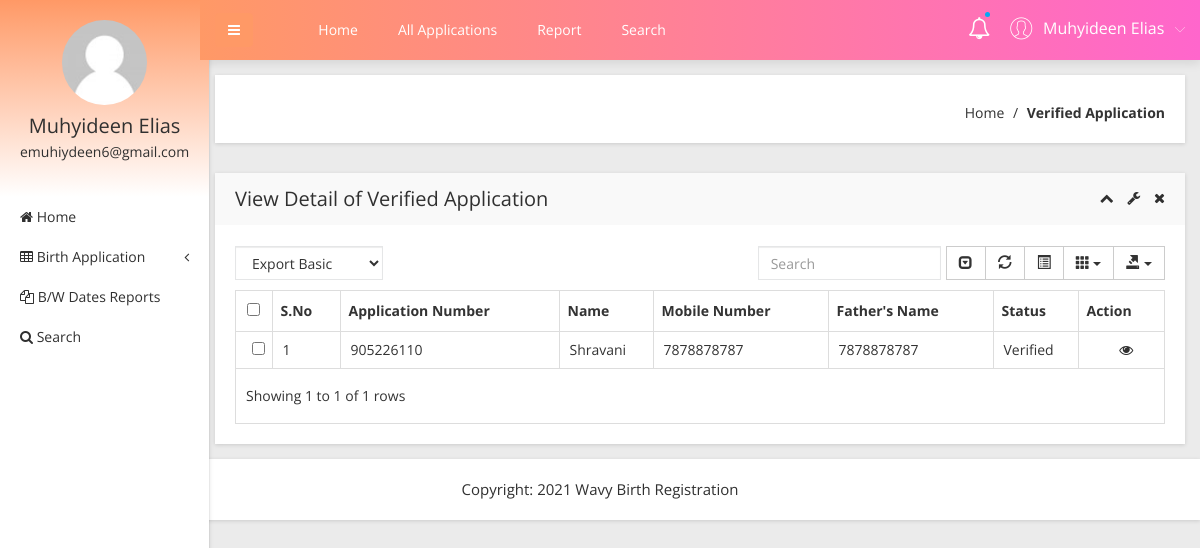
The app's page /admin/verified-birth-application.php (signed in) with its own data.
### tables this page shows
CREATE TABLE `tblapplication` (
  `ID` int(10) NOT NULL,
  `UserID` int(5) NOT NULL,
  `ApplicationID` varchar(200) DEFAULT NULL,
  `DateofBirth` varchar(200) DEFAULT NULL,
  `Gender` varchar(50) DEFAULT NULL,
  `FullName` varchar(200) DEFAULT NULL,
  `PlaceofBirth` varchar(200) DEFAULT NULL,
  `NameofFather` varchar(200) DEFAULT NULL,
  `PermanentAdd` mediumtext DEFAULT NULL,
  `PostalAdd` mediumtext DEFAULT NULL,
  `MobileNumber` bigint(10) DEFAULT NULL,
  `Email` varchar(200) DEFAULT NULL,
  `Dateofapply` timestamp NULL DEFAULT current_timestamp(),
  `Remark` varchar(200) DEFAULT NULL,
  `Status` varchar(50) DEFAULT NULL,
  `UpdationDate` timestamp NULL DEFAULT NULL ON UPDATE current_timestamp()
);

### admin/verified-birth-application.php (the view, shortened to what this page needs)
<?php
include('includes/dbconnection.php');
if (strlen($_SESSION['obcsaid']==0)) {
  header('location:logout.php');
  } else{
  ?>
<!doctype html>
<html class="no-js" lang="en">
<head>
    <link rel="stylesheet" href="css/bootstrap.min.css">
    <link rel="stylesheet" href="css/font-awesome.min.css">
    <link rel="stylesheet" href="css/adminpro-custon-icon.css">
    <link rel="stylesheet" href="css/meanmenu.min.css">
    <link rel="stylesheet" href="css/jquery.mCustomScrollbar.min.css">
    <link rel="stylesheet" href="css/animate.css">
    <link rel="stylesheet" href="css/data-table/bootstrap-table.css">
    <link rel="stylesheet" href="css/data-table/bootstrap-editable.css">
    <link rel="stylesheet" href="css/normalize.css">
    <link rel="stylesheet" href="css/c3.min.css">
    <link rel="stylesheet" href="style.css">
    <link rel="stylesheet" href="css/responsive.css">
</head>
<body class="materialdesign">
    <div class="wrapper-pro">
      <?php include_once('includes/sidebar.php');?>
        <?php include_once('includes/header.php');?>
            <div class="breadcome-area mg-b-30 small-dn">
                <div class="container-fluid">
                    <div class="row">
                        <div class="col-lg-12">
                            <div class="breadcome-list shadow-reset">
                                <div class="row">
                                    <div class="col-lg-12">
                                        <ul class="breadcome-menu">
                                            <li><a href="dashboard.php">Home</a> <span class="bread-slash">/</span>
                                            </li>
                                            <li><span class="bread-blod">Verified Application</span>
                                            </li>
                                        </ul>
                                    </div>
                                </div>
                            </div>
                        </div>
                    </div>
                </div>
            </div>
            <div class="data-table-area mg-b-15">
                <div class="container-fluid">
                    <div class="row">
                        <div class="col-lg-12">
                            <div class="sparkline13-list shadow-reset">
                                <div class="sparkline13-hd">
                                    <div class="main-sparkline13-hd">
                                        <h1>View <span class="table-project-n">Detail of</span> Verified Application</h1>
                                        <div class="sparkline13-outline-icon">
                                            <span class="sparkline13-collapse-link"><i class="fa fa-chevron-up"></i></span>
                                            <span><i class="fa fa-wrench"></i></span>
                                            <span class="sparkline13-collapse-close"><i class="fa fa-times"></i></span>
                                        </div>
                                    </div>
                                </div>
                                <div class="sparkline13-graph">
                                    <div class="datatable-dashv1-list custom-datatable-overright">
                                        <div id="toolbar">
                                            <select class="form-control">
                                                <option value="">Export Basic</option>
                                            </select>
                                        </div>
                                        <table id="table" data-toggle="table" data-pagination="true" data-search="true" data-show-columns="true" data-show-pagination-switch="true" data-show-refresh="true" data-key-events="true" data-show-toggle="true" data-resizable="true" data-cookie="true" data-cookie-id-table="saveId" data-show-export="true" data-click-to-select="true" data-toolbar="#toolbar">
                                            <thead>
                                                <tr>
                                                    <th>S.No</th>
                                                    <th>Application Number</th>
                                                    <th>Name</th>
                                                    <th >Mobile Number</th>
                                                    <th>Father's Name</th>
                                                    <th>Status</th>
                                                    <th data-field="action">Action</th>
                                                </tr>
                                            </thead>
                                            <tbody>
                                              <?php
$sql="SELECT * from tblapplication where Status='Verified'";
$query = $dbh -> prepare($sql);
$query->execute();
$results=$query->fetchAll(PDO::FETCH_OBJ);
$cnt=1;
if($query->rowCount() > 0)
{
foreach($results as $row)
{               ?>
                                                <tr>
                                                    <td><?php echo htmlentities($cnt);?></td>
                                                    <td><?php  echo htmlentities($row->ApplicationID);?></td>
                                                    <td><?php  echo htmlentities($row->FullName);?></td>
                                                   <td><?php  echo htmlentities($row->MobileNumber);?></td>
                                                    <td><?php  echo htmlentities($row->MobileNumber);?></td>
                                                  <?php if($row->Status==""){ ?>
                     <td><?php echo "Still Pending"; ?></td>
<?php } else { ?>                  <td><?php  echo htmlentities($row->Status);?>
                  </td>
                  <?php } ?>
                                                    <td class="datatable-ct"><a href="view-application-detail.php?viewid=<?php echo htmlentities ($row->ID);?>"><i class="fa fa-eye" aria-hidden="true"></i></a>
                                                    </td>
                                                </tr>
                                             <?php $cnt=$cnt+1;}} ?>
                                            </tbody>
                                        </table>
                                    </div>
                                </div>
                            </div>
                        </div>
                    </div>
                </div>
            </div>
        </div>
    </div>
  <?php include_once('includes/footer.php');?>
</body>
</html><?php }  ?>

### admin/includes/sidebar.php (shortened to what this page needs)
     <?php
include('includes/dbconnection.php');
if (strlen($_SESSION['obcsaid']==0)) {
  header('location:logout.php');
  } else{
  ?>
  <div class="left-sidebar-pro">
            <nav id="sidebar">
                <div class="sidebar-header">
                    <a href="#"><img src="img/message/avatar.jpg" alt="" />
                    </a>
                    <?php
$aid=$_SESSION['obcsaid'];
$sql="SELECT AdminName,Email from  tbladmin where ID=:aid";
$query = $dbh -> prepare($sql);
$query->bindParam(':aid',$aid,PDO::PARAM_STR);
$query->execute();
$results=$query->fetchAll(PDO::FETCH_OBJ);
$cnt=1;
if($query->rowCount() > 0)
{
foreach($results as $row)
{               ?>
                    <h3> <?php  echo $row->AdminName;?></h3>
                    <p> <?php  echo $row->Email;?></p>
                  <?php $cnt=$cnt+1;}} ?>
                </div>
                <div class="left-custom-menu-adp-wrap">
                    <ul class="nav navbar-nav left-sidebar-menu-pro">
                        <li class="nav-item">
                            <a href="dashboard.php" role="button" aria-expanded="false"><i class="fa big-icon fa-home"></i> <span class="mini-dn">Home</span> </a>
                        </li>
                        <li class="nav-item"><a href="#" data-toggle="dropdown" role="button" aria-expanded="false" class="nav-link dropdown-toggle"><i class="fa big-icon fa-table"></i> <span class="mini-dn">Birth Application</span> <span class="indicator-right-menu mini-dn"><i class="fa indicator-mn fa-angle-left"></i></span></a>
                        </li>
                        <li class="nav-item">
                            <a href="between-dates-report.php" role="button" aria-expanded="false"><i class="fa big-icon fa-files-o"></i> <span class="mini-dn">B/W Dates Reports</span> </a>
                        </li>
                        <li class="nav-item">
                            <a href="search.php" role="button" aria-expanded="false"><i class="fa fa-search"></i> <span class="mini-dn">Search</span> </a>
                        </li>
                    </ul>
                </div>
            </nav>
        </div>
        <?php }  ?>

### admin/includes/header.php (shortened to what this page needs)
      <?php
include('includes/dbconnection.php');
if (strlen($_SESSION['obcsaid']==0)) {
  header('location:logout.php');
  } else{
  ?>
 <div class="content-inner-all">
            <div class="header-top-area">
                <div class="fixed-header-top">
                    <div class="container-fluid">
                        <div class="row">
                            <div class="col-lg-1 col-md-6 col-sm-6 col-xs-12">
                                <button type="button" id="sidebarCollapse" class="btn bar-button-pro header-drl-controller-btn btn-info navbar-btn">
                                    <i class="fa fa-bars"></i>
                                </button>
                            </div>
                            <div class="col-lg-6 col-md-1 col-sm-1 col-xs-12">
                                <div class="header-top-menu tabl-d-n">
                                    <ul class="nav navbar-nav mai-top-nav">
                                        <li class="nav-item"><a href="dashboard.php" class="nav-link">Home</a>
                                        </li>
                                        <li class="nav-item"><a href="all-birth-application.php" class="nav-link">All Applications</a>
                                        </li>
                                        <li class="nav-item"><a href="between-dates-report.php" class="nav-link">Report</a>
                                        </li>
                                        <li class="nav-item"><a href="search.php" class="nav-link">Search</a>
                                        </li>
                                    </ul>
                                </div>
                            </div>
                            <div class="col-lg-5 col-md-5 col-sm-6 col-xs-12">
                                <div class="header-right-info">
                                    <ul class="nav navbar-nav mai-top-nav header-right-menu">
                                        <li class="nav-item"><a href="new-birth-application.php" data-toggle="dropdown" role="button" aria-expanded="false" class="nav-link dropdown-toggle"><i class="fa fa-bell-o" aria-hidden="true"></i><span class="indicator-nt"></span></a>
                                        </li>
                                        <li class="nav-item">
                                            <a href="#" data-toggle="dropdown" role="button" aria-expanded="false" class="nav-link dropdown-toggle">
                                                <?php
$aid=$_SESSION['obcsaid'];
$sql="SELECT AdminName,Email from  tbladmin where ID=:aid";
$query = $dbh -> prepare($sql);
$query->bindParam(':aid',$aid,PDO::PARAM_STR);
$query->execute();
$results=$query->fetchAll(PDO::FETCH_OBJ);
$cnt=1;
if($query->rowCount() > 0)
{
foreach($results as $row)
{               ?>
                                                <span class="adminpro-icon adminpro-user-rounded header-riht-inf"></span>
                                                <span class="admin-name"><?php  echo $row->AdminName;?></span>
                                                <span class="author-project-icon adminpro-icon adminpro-down-arrow"></span><?php $cnt=$cnt+1;}} ?>
                                            </a>
                                        </li>
                                    </ul>
                                </div>
                            </div>
                        </div>
                    </div>
                </div>
            </div><?php }  ?>

### records on screen
tblapplication: ApplicationID "905226110", FullName "Shravani", MobileNumber "7878878787", Status "Verified"

### other values on screen
$row->AdminName "Muhyideen Elias"
$row->Email "emuhiydeen6@gmail.com"
